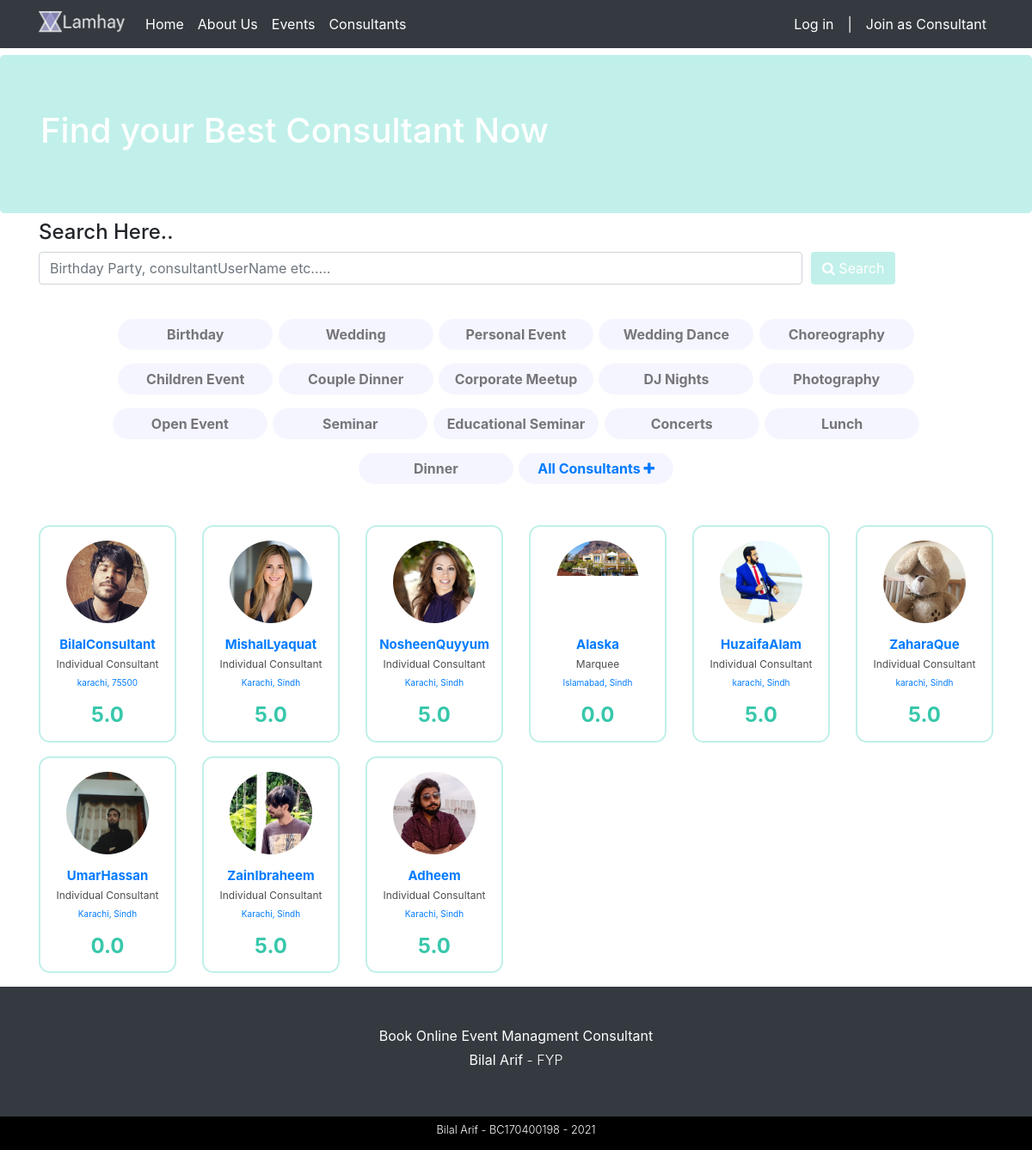
Page /consultant-list.php on the earlier database version.
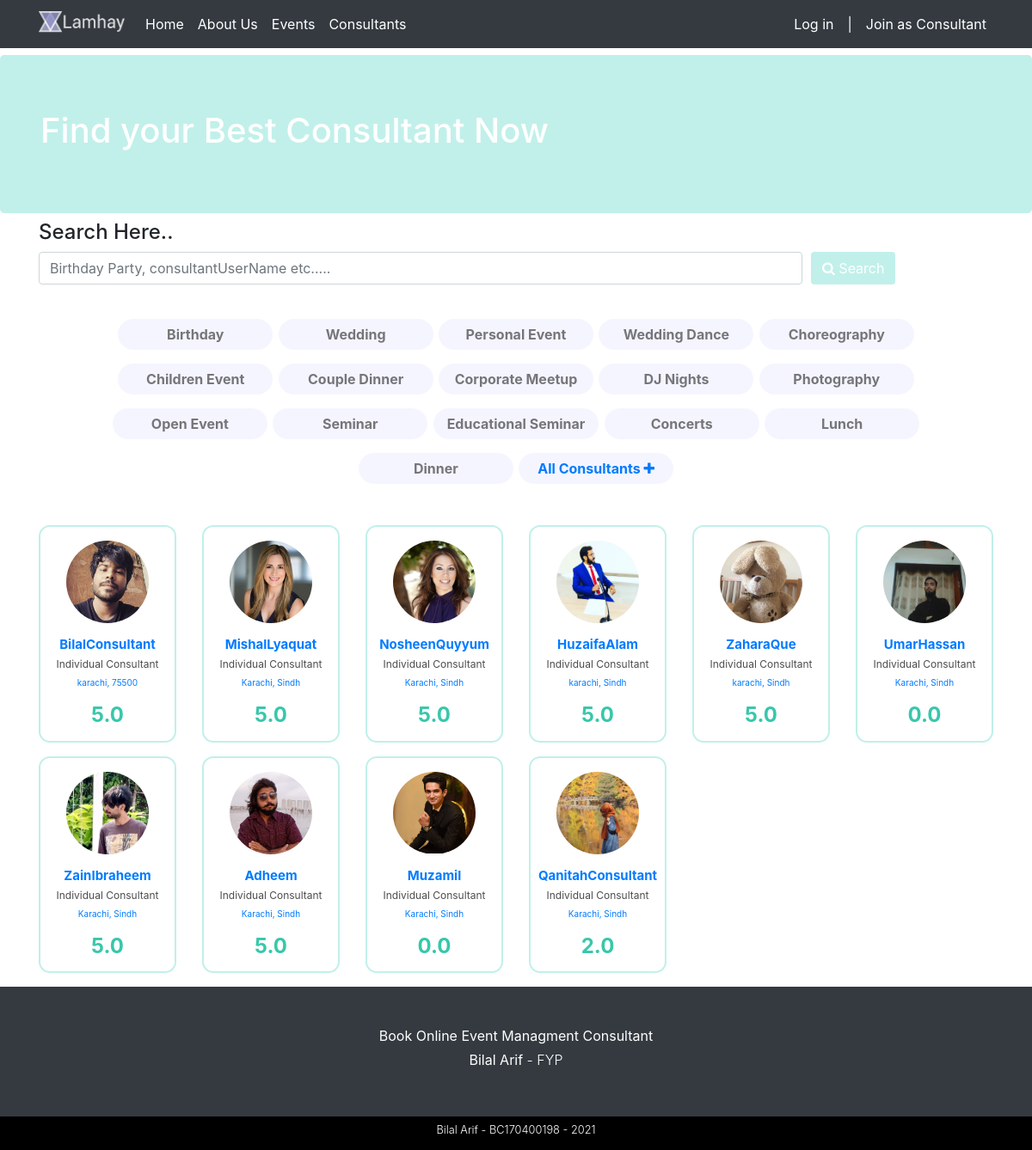
Same page on the later database version.
### tables this page shows
CREATE TABLE IF NOT EXISTS `categories` (
  `id` int(11) NOT NULL AUTO_INCREMENT,
  `name` varchar(255) NOT NULL,
  `created_at` datetime NOT NULL DEFAULT CURRENT_TIMESTAMP,
  PRIMARY KEY (`id`)
);

CREATE TABLE IF NOT EXISTS `consultants` (
  `id` int(11) NOT NULL AUTO_INCREMENT,
  `username` varchar(100) NOT NULL,
  `email` varchar(100) NOT NULL,
  `consultant_type` varchar(255) NOT NULL,
  `rating` varchar(11) NOT NULL,
  `about` longtext NOT NULL,
  `profile_image` varchar(255) NOT NULL DEFAULT 'img/avatars/default.jpg',
  `firstname` varchar(100) NOT NULL,
  `lastname` varchar(100) NOT NULL,
  `password` varchar(255) NOT NULL,
  `role` varchar(50) NOT NULL,
  `availablity` varchar(50) NOT NULL DEFAULT 'available',
  `featured` tinyint(1) NOT NULL DEFAULT '0',
  `payment_methods` varchar(255) NOT NULL DEFAULT 'a:1:{i:0;s:4:"cash";}',
  `categories` varchar(255) DEFAULT NULL,
  `address` varchar(255) NOT NULL,
  `city` varchar(100) NOT NULL,
  `state` varchar(100) NOT NULL,
  `zip` varchar(100) NOT NULL,
  `profile_status` varchar(12) NOT NULL DEFAULT 'fine',
  `created_at` datetime NOT NULL DEFAULT CURRENT_TIMESTAMP,
  PRIMARY KEY (`id`)
);

### includes/classes/Database.php (called while the page is built, shortened)
<?php
class Database {
    private $pdo;
    public function __construct(){
        $this->pdo = new PDO("mysql:host=localhost;dbname=lamhey", "Bilal", "123123");
        $this->pdo->setAttribute(PDO::ATTR_ERRMODE, PDO::ERRMODE_EXCEPTION);
    }
    public function queryDB($sql, $mode, $values = array()){
        $stmt = $this->pdo->prepare($sql);
        foreach($values as $valueToBind){
            $stmt->bindValue($valueToBind[0], $valueToBind[1]);
        }
        $stmt->execute();
        if ($mode != Database::SELECTSINGLE && $mode != Database::SELECTALL && $mode != Database::EXECUTE){
            throw new Exception('Invalid Mode');
        }else if ($mode == Database::SELECTSINGLE){
            return $stmt->fetch(PDO::FETCH_ASSOC);
        }else if ($mode == Database::SELECTALL){
            return $stmt->fetchAll(PDO::FETCH_ASSOC);
        }
    }
}

### includes/classes/App.php (called while the page is built, shortened)
<?php
class App {
    protected $db;
    public function __construct(){
        $this->db = new Database();
    }
    public function getAllCategories() {
        $sql = "SELECT * FROM Categories";
        $result = $this->db->queryDB($sql, Database::SELECTALL);
        return $result;
    }
}

### includes/classes/Consultant.php (called while the page is built, shortened)
<?php
    class Consultant extends User {
        public function getListOfConsultants() {
            $sql = "SELECT id, username, email, consultant_type, rating, profile_image, city, state FROM consultants where availablity = :availablity";
            $values = array( array(":availablity", "available") );
            $result = $this->db->queryDB($sql, Database::SELECTALL, $values);
            return $result;
        }
    }

### includes/classes/User.php (called while the page is built, shortened)
<?php
class User {
    public function __construct($pUsername){
        $this->db = new Database();
    }
}

### includes/classes/Helper.php (called while the page is built, shortened)
<?php
class Helper {
    public function numericRating($_rating) {
        $oneStarPoints = 1;
        $threeStarPoints = 20;
        $fourStarPoints = 30;
        $fiveStarPoints = 40;
        $rating = $_rating;
                                    if($rating == 1) {
                                        return 0.0;
                                    }
                                    if ($rating > $oneStarPoints && $rating < $threeStarPoints) {
                                        return 2.0;
                                    }
                                    if ( $rating > $fiveStarPoints ) {
                                        return 5.0;
                                    }
    }
}

### process/consultant-list-process.php (the view, shortened to what this page needs)
<?php
$app = new App();
$consultant = new Consultant("consultant-list");
$categoryList = $app->getAllCategories();
$consultantListData = $consultant->getListOfConsultants();
function category($c) {
    $name = $c['name'];
    $_c = <<<HTML
        <form method="post" class="category-pill rounded-pill">
            <input type="hidden" name="search_consultant_category" value="$name">
                <span><button class="category-pill-submit-btn" type="submit" name="search_by_consultant_category" value="search_by_event_category">$name</button></span>
            </form>
HTML;
echo $_c;
}
function makeConsultantList($_consultant) {
    $h = new Helper();
    $id = $_consultant['id'];
    $username = $_consultant['username'];
    $consultant_type = $_consultant['consultant_type'];
    $state = $_consultant['state'];
    $city = $_consultant['city'];
    $rating = $h->numericRating($_consultant['rating']);
    $avatar = $_consultant['profile_image'];
    $card =
        <<<HTML
            <div class="col-2">
            <a href="consultant-profile?id=$id">
                <div class="consultant-card my-2">
                    <div class="consultant-card-header">
                        <img src="$avatar" alt="">
                    </div>
                    <div class="consultant-card-body">
                        <h5 class="consultant-card-title">$username</h5>
                        <p class="consultant-card-type">$consultant_type</p>
                        <p class="consultant-card-location">$city, $state</p>
                        <h4 class="consultant-card-rating">$rating.0</h4>
                    </div>
                </div>
            </a>
            </div>
        HTML;
    echo $card;
}
function consultantList($_consultantData) {
    array_map("makeConsultantList", $_consultantData);
}
function categoryList($data) {
    array_map("category", $data);
}

### consultant-list.php (shortened to what this page needs)
<?php
    include_once "./process/consultant-list-process.php";
?>
<!DOCTYPE html>
<html lang="en">
<?php include_once "./partials/Head.php";?>
<body>
    <?php include_once "./partials/Navigation.php";?>
    <section class="consultant-list-section">
        <div class="jumbotron bg-light-blue my-2">
            <div class="container">
                <div class="row">
                    <div class="col-12">
                        <h1 class="text-white">Find your Best Consultant Now</h1>
                    </div>
                </div>
            </div>
        </div>
        <div class="container my-2">
            <div class="row">
                <div class="col-12">
                    <h4>Search Here..</h4>
                    <form class="form-inline w-100" method="post" action="">
                        <input name="consultant_search" placeholder="Birthday Party, consultantUserName etc....." type="text"
                            class="form-control large-search-field" style="width: 80%; margin-right: 10px;">
                        <button type="submit" name="search-submit" value="search-submit"
                            class="btn bg-light-blue text-white d-inline-block"><i class="fa fa-search"
                                aria-hidden="true"></i> Search</button>
                    </form>
                </div>
            </div>
            <div class="row">
                <div class="col-12">
                    <div class="payment-method-list">
                        <?php echo categoryList($categoryList)?>
                        <div method="post" class="category-pill rounded-pill">
                            <span><a href="consultant-list.php" class="font-weight-bold">All Consultants <i class="fa fa-plus"
                                        aria-hidden="true"></i></a></span>
                        </div>
                    </div>
                </div>
            </div>
            <div class="row">
                <div class="col-12">
                    <div class="consultant-list">
                        <div class="row">
                            <?php
                            if(empty($consultantListData)) {
                                echo "<div class='col-12'><h1 class='text-center'> No Consultant Available</h1></div>";
                            } else {
                                consultantList($consultantListData);
                            }
                            ?>
                        </div>
                    </div>
                </div>
            </div>
        </div>
    </section>
    <?php include_once "./partials/Footer.php"?>
</body>
</html>

### partials/Head.php (shortened to what this page needs)
<head>
    <link rel="stylesheet" href="css/bootstrap.css">
    <link rel="stylesheet" href="css/font-awesome-4.7/css/font-awesome.css" >
    <link rel="stylesheet" href="css/lightboxgallery.css" >
    <link rel="stylesheet" type="text/css" href="plugins/DataTables/datatables.css"/>
    <link rel="stylesheet" href="plugins/ultraSelect/ultraselect.css">
    <link rel="stylesheet" href="css/style.css">
</head>

### partials/Navigation.php (shortened to what this page needs)
<?php
    $username = "";
    $dashboard_link = "" ;
    $user_avatar_link = "";
?>
<section class="navigation">
    <nav class="navbar navbar-expand-lg navbar-light bg-dark text-white">
        <div class="container">
            <div class="collapse navbar-collapse" id="navbarTogglerDemo01">
                <a class="navbar-brand text-white" href="index.php">
                    <img class="brand-logo" src="img/white-logo.png" alt="">
                </a>
                <ul class="navbar-nav mr-auto mt-2 mt-lg-0">
                    <li class="nav-item active">
                        <a class="nav-link text-white" href="index.php">Home <span class="sr-only">(current)</span></a>
                    </li>
                    <li class="nav-item">
                        <a class="nav-link text-white" href="about-us.php">About Us</a>
                    </li>
                    <li class="nav-item">
                        <a class="nav-link text-white" href="events.php">Events</a>
                    </li>
                    <li class="nav-item">
                        <a class="nav-link text-white" href="consultant-list.php">Consultants</a>
                    </li>
                </ul>
                <ul class="navbar-nav">
                    <?php
                        if(isset($_SESSION['logged']) !== false) {
                                echo
                                '<li class="nav-item">
                                    <div class="user-nav-avatar">
                                        <img src="'.$user_avatar_link.'" alt="user profile pic">
                                    </div>
                                </li>
                                <li class="nav-item">
                                    <a class="nav-link text-white" href="'.$dashboard_link.'" >'.$username.' | </a>
                                </li>
                                <li class="nav-item">
                                    <a href="logout.php" class="nav-link text-white">Log Out</a>
                                </li>';
                            } else {
                                echo "
                                <li class='nav-item'>
                                    <a href='login.php' class='nav-link text-white'>Log in</a>
                                </li>
                                <li class='nav-item'>
                                    <span class='nav-link text-white'>|</span>
                                </li>
                                <li class='nav-item'>
                                    <a href='consultant-register.php' class='nav-link text-white'>Join as Consultant</a>
                                </li>";
                             }
                    ?>
                </ul>
            </div>
        </div>
    </nav>
</section>

### partials/Footer.php
<section class="main-footer-section">
    <footer class="main-footer text-center bg-dark">
        <h4>Book Online Event Managment Consultant</h4>
        <h5><strong>Bilal Arif</strong> - FYP</h5>
    </footer>
    <footer class="copyright-footer">
        <h6>Bilal Arif - BC170400198 - 2021</h6>
    </footer>
</section>

### css/style.css (style rules this page uses)
.brand-logo { width: 100px; margin-top: -8px; }
.bg-light-blue { background-color: #C1F0EA; }
.payment-method-list { display: flex; justify-content: center; flex-wrap: wrap; margin: 2em 0em; }
.consultant-card { border: 2px solid #C1F0EA; background: #fff; display: flex; justify-content: center; align-items: center; flex-direction: column; text-align: center; border-radius: 13px; }
.consultant-card-header { border-radius: 50%; overflow: hidden; width: 6em; height: 6em; margin-top: 1em; margin-bottom: 1em; }
.consultant-card-header img { width: 6em; }
.consultant-card-title { font-size: 15px; margin: 0; padding: 0; font-weight: bold; }
.consultant-card-type { margin: 0; padding: 5px 0; color: #4D4D4D; font-size: 12px; }
.consultant-card-location { font-size: 10px; }
.consultant-card-rating { font-weight: bold; color: #38C7AB; margin: 15px 0; padding: 0; }
.category-pill { background-color: #0000ff0a; min-width: 180px; display: flex; justify-content: space-around; align-items: center; margin: 0.5em 0.2em; padding: 5px 10px; }
.category-pill .category-pill-submit-btn { border: none; background: none; font-weight: bold; color: #00000085; }
.main-footer-section { background-color: #000; }
.main-footer { padding: 3em 0; }
.main-footer h4 { color: white; font-weight: 400; font-size: 1em; }
.main-footer h5 { font-size: 1em; font-weight: 300; color: white; }
.copyright-footer { color: #fff; text-align: center; padding: 0.5em; }
.copyright-footer h6 { font-size: 0.8em; font-weight: 300; }

Differences in the rows shown:
removed consultants: profile_image (picture), username "Alaska", consultant_type "Marquee", city "Islamabad", state "Sindh", rating "0"
added consultants: profile_image (picture), username "Muzamil", consultant_type "Individual Consultant", city "Karachi", state "Sindh", rating "0"
added consultants: profile_image (picture), username "QanitahConsultant", consultant_type "Individual Consultant", city "Karachi", state "Sindh", rating "2"
Other differences:
text no longer shown: ", , , , , , , , , .0 .0 .0 .0 .0 .0 .0 .0 .0"
text now shown: ", , , , , , , , , , .0 .0 .0 .0 .0 .0 .0 .0 .0 .0"
